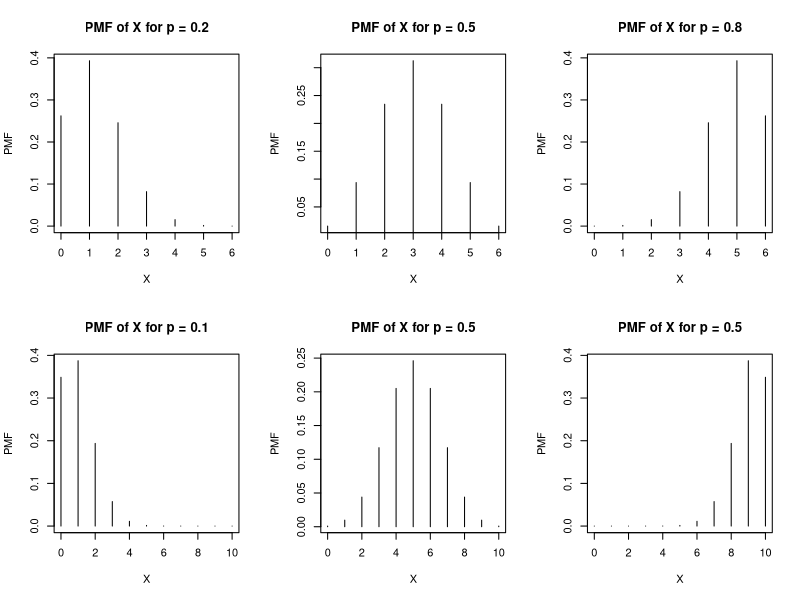

Reproduce this figure in R.
#creating function for binomial distribution
BD <- function(n, x, p) {
  BD = choose(n, x) * p ^ x * (1 - p) ^ (n - x)
  return(BD)
}

#for a
an <- 6
ax <- seq(0, an, 1)

#for b
bn <- 10
bx <- seq(0, bn, 1)

par(mfrow = c(2, 3)) #plotting in 2 rows and 3 columns

#plottin pmf sketch a
plot(ax, BD(an, ax, 0.2), type = "h", xlab = "X", ylab = "PMF", main = "PMF of X for p = 0.2")
plot(ax, BD(an, ax, 0.5), type = "h", xlab = "X", ylab = "PMF", main = "PMF of X for p = 0.5")
plot(ax, BD(an, ax, 0.8), type = "h", xlab = "X", ylab = "PMF", main = "PMF of X for p = 0.8")

#plottin pmf sketch b
plot(bx, BD(bn, bx, 0.1), type = "h", xlab = "X", ylab = "PMF", main = "PMF of X for p = 0.1")
plot(bx, BD(bn, bx, 0.5), type = "h", xlab = "X", ylab = "PMF", main = "PMF of X for p = 0.5")
plot(bx, BD(bn, bx, 0.9), type = "h", xlab = "X", ylab = "PMF", main = "PMF of X for p = 0.5")